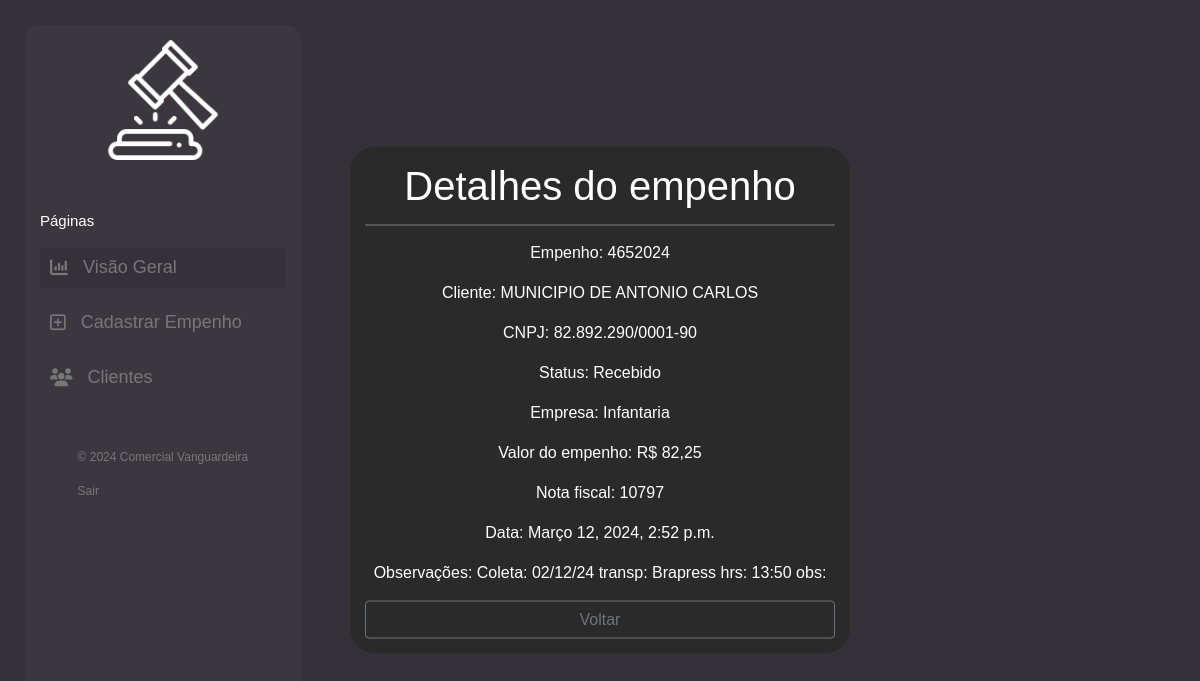
Screenshot of /cliente/detalhe/3587/ (signed in) with the database file from the repository.
### cliente/models.py (models this page shows, shortened)
class Cliente(models.Model):
    numero = models.CharField(max_length=255)
    nome = models.CharField(max_length=255)
    cnpj = models.CharField(max_length=255)
    data_criacao = models.DateTimeField(default=timezone.now)
    categoria = models.ForeignKey(Categoria, on_delete=models.DO_NOTHING)
    empresa = models.ForeignKey(Empresa, on_delete=models.DO_NOTHING)
    empenho = models.FileField(upload_to='empenhos/', max_length=500)
    nfe = models.FileField(upload_to='notas/', max_length=500, default='0', blank=True)
    n_nfe = models.CharField(max_length=255, blank=True)
    descricao = models.TextField(blank=True)
    valor = models.CharField(max_length=255)

class Categoria(models.Model):
    nome = models.CharField(max_length=255)
    def __str__(self):
        return self.nome

class Empresa(models.Model):
    nome = models.CharField(max_length=255)
    def __str__(self):
        return self.nome

### cliente/views.py (the view)
# urls.py: path('cliente/detalhe/<int:pk>/', views.detalhe, name="detalhe"),
@login_required(login_url='login')
def detalhe(request, pk):
    cliente = Cliente.objects.get(pk=pk)
    return render(request, 'cliente/detalhe.html', {'cliente': cliente})

### cliente/templates/cliente/detalhe.html
{% extends 'base.html' %}
{% block conteudo %}
<div class="contents">
    <h1>Detalhes do empenho</h1>
    <div class="contents-info">
        <p>Empenho: {{ cliente.numero }}</p>
        <p>Cliente: {{ cliente.nome }}</p>
        <p>CNPJ: {{ cliente.cnpj }}</p>
        <p>Status: {{ cliente.categoria }}</p>
        <p>Empresa: {{ cliente.empresa }}</p>
        <p>Valor do empenho: R$ {{ cliente.valor }}</p>
        <p>Nota fiscal: {{ cliente.n_nfe }}</p>
        <p>Data: {{ cliente.data_criacao }}</p>
        <p>Observações: {{ cliente.descricao }}</p>
        <a href="{{ request.META.HTTP_REFERER }}" class="btn btn-outline-secondary" style="width: 100%">Voltar</a>
    </div>
</div>
{% endblock%}

### rows the page displays
Cliente: numero "4652024", nome "MUNICIPIO DE ANTONIO CARLOS", cnpj "82.892.290/0001-90", categoria "Recebido", empresa "Infantaria", valor "82,25", n_nfe "10797", data_criacao "Março 12, 2024, 2:52 p.m.", descricao "Coleta: 02/12/24 transp: Brapress hrs: 13:50 obs:"
